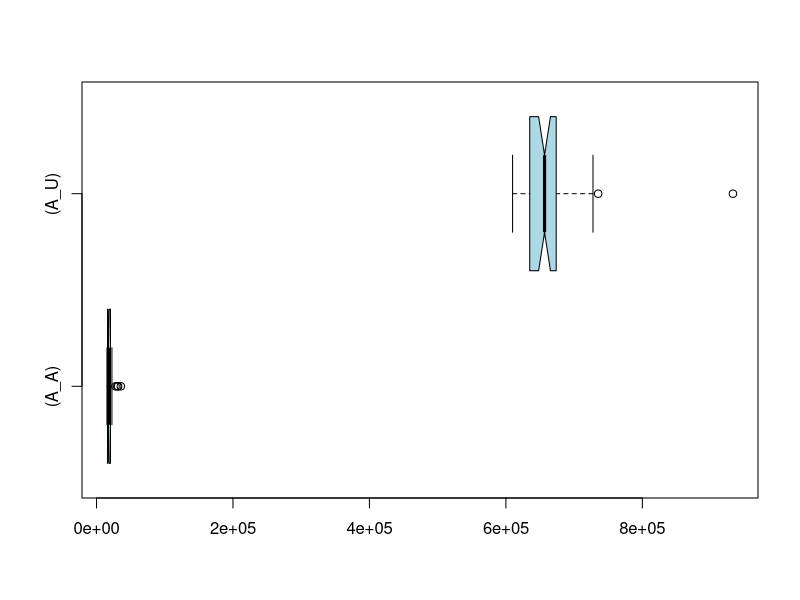

Generate this figure with R:
if (exists("A_A")) remove("A_A")
if (exists("A_U")) remove("A_U")
if (exists("C_A")) remove("C_A")
if (exists("C_U")) remove("C_U")
A_U<-c(932802,675995,630468,632763,634930,616239,640233,637497,701596,664158,611879,654049,618680,618051,609794,634952,613464,616503,673744,659597,676067,643437,659971,645620,657655,722226,669561,657104,633477,727674,660953,677086,670920,676073,656206,663942,636808,646679,627574,679448,625649,735214,648953,641194,660933,658607,682727,669144,650604,693151)
A_A<-c(35676,20852,16410,16246,16418,15932,19104,16940,17980,15789,17325,21629,15981,15642,15461,15566,18157,16423,20082,21789,20140,20426,20731,30408,17313,22582,16031,22231,17844,17543,15863,17131,16145,15438,15431,20715,16075,16672,18949,16672,18000,16652,15933,18943,20465,17442,17688,21710,27877,31606)
if (exists("A_U")) boxplot.stats(A_U)
if (exists("A_A")) boxplot.stats(A_A)
if (exists("C_U")) boxplot.stats(C_U)
if (exists("C_A")) boxplot.stats(C_A)
if (exists("A_U")) summary(A_U)
if (exists("A_A")) summary(A_A)
if (exists("C_U")) summary(C_U)
if (exists("C_A")) summary(C_A)
if (exists("A_U")) boxplot(A_A,A_U,col="lightblue",horizontal=TRUE,match=TRUE,names=c("(A_A)","(A_U)"),notch=TRUE)
if (exists("C_U")) boxplot(C_A,C_U,col="lightblue",horizontal=TRUE,match=TRUE,names=c("(C_A)","(C_U)"),notch=TRUE)
